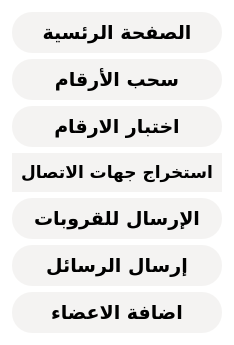
        <widget class="QFrame" name="frame_2">
         <property name="sizePolicy">
          <sizepolicy hsizetype="Expanding" vsizetype="Expanding">
           <horstretch>0</horstretch>
           <verstretch>0</verstretch>
          </sizepolicy>
         </property>
         <property name="maximumSize">
          <size>
           <width>300</width>
           <height>16777215</height>
          </size>
         </property>
         <property name="styleSheet">
          <string notr="true">QFrame
{
background-color: qlineargradient(spread:pad, x1:0.085, y1:1, x2:1, y2:0, stop:0 rgba(0, 73, 255, 255), stop:1 rgba(86, 227, 255, 255));
background-color: rgb(255, 255, 255, 0);

}

QPushButton
{
background-color: rgb(244, 243, 242);
color: rgb(0, 0, 0);
border-radius: 20px;
    padding:9px;
}
QPushButton::hover
{
	background-color: rgb(114, 159, 207);
}

QPushButton:pressed
{
    color: black;
    background-color: #D1DBCB;
    padding-top: -15px;
    padding-bottom: -17px;
}
</string>
         </property>
         <property name="frameShape">
          <enum>QFrame::StyledPanel</enum>
         </property>
         <property name="frameShadow">
          <enum>QFrame::Raised</enum>
         </property>
         <layout class="QVBoxLayout" name="verticalLayout">
          <item>
           <widget class="QPushButton" name="pushButton_48">
            <property name="sizePolicy">
             <sizepolicy hsizetype="Expanding" vsizetype="Expanding">
              <horstretch>0</horstretch>
              <verstretch>0</verstretch>
             </sizepolicy>
            </property>
            <property name="maximumSize">
             <size>
              <width>16777215</width>
              <height>50</height>
             </size>
            </property>
            <property name="font">
             <font>
              <family>Almarai</family>
              <pointsize>14</pointsize>
              <weight>75</weight>
              <bold>true</bold>
             </font>
            </property>
            <property name="cursor">
             <cursorShape>PointingHandCursor</cursorShape>
            </property>
            <property name="text">
             <string>الصفحة الرئسية</string>
            </property>
            <property name="iconSize">
             <size>
              <width>200</width>
              <height>50</height>
             </size>
            </property>
           </widget>
          </item>
          <item>
           <widget class="QPushButton" name="pushButton_4">
            <property name="sizePolicy">
             <sizepolicy hsizetype="Expanding" vsizetype="Expanding">
              <horstretch>0</horstretch>
              <verstretch>0</verstretch>
             </sizepolicy>
            </property>
            <property name="maximumSize">
             <size>
              <width>16777215</width>
              <height>50</height>
             </size>
            </property>
            <property name="font">
             <font>
              <family>Almarai</family>
              <pointsize>14</pointsize>
              <weight>75</weight>
              <bold>true</bold>
             </font>
            </property>
            <property name="cursor">
             <cursorShape>PointingHandCursor</cursorShape>
            </property>
            <property name="text">
             <string>سحب الأرقام</string>
            </property>
            <property name="iconSize">
             <size>
              <width>200</width>
              <height>50</height>
             </size>
            </property>
           </widget>
          </item>
          <item>
           <widget class="QPushButton" name="pushButton">
            <property name="sizePolicy">
             <sizepolicy hsizetype="Expanding" vsizetype="Expanding">
              <horstretch>0</horstretch>
              <verstretch>0</verstretch>
             </sizepolicy>
            </property>
            <property name="maximumSize">
             <size>
              <width>16777215</width>
              <height>50</height>
             </size>
            </property>
            <property name="font">
             <font>
              <family>Almarai</family>
              <pointsize>14</pointsize>
              <weight>75</weight>
              <bold>true</bold>
             </font>
            </property>
            <property name="cursor">
             <cursorShape>PointingHandCursor</cursorShape>
            </property>
            <property name="text">
             <string>اختبار الارقام</string>
            </property>
           </widget>
          </item>
          <item>
           <widget class="QPushButton" name="pushButton_24">
            <property name="sizePolicy">
             <sizepolicy hsizetype="Expanding" vsizetype="Expanding">
              <horstretch>0</horstretch>
              <verstretch>0</verstretch>
             </sizepolicy>
            </property>
            <property name="maximumSize">
             <size>
              <width>16777215</width>
              <height>50</height>
             </size>
            </property>
            <property name="font">
             <font>
              <family>Almarai</family>
              <pointsize>13</pointsize>
              <weight>75</weight>
              <italic>false</italic>
              <bold>true</bold>
             </font>
            </property>
            <property name="cursor">
             <cursorShape>PointingHandCursor</cursorShape>
            </property>
            <property name="styleSheet">
             <string notr="true"/>
            </property>
            <property name="text">
             <string>استخراج جهات الاتصال</string>
            </property>
           </widget>
          </item>
          <item>
           <widget class="QPushButton" name="pushButton_2">
            <property name="sizePolicy">
             <sizepolicy hsizetype="Expanding" vsizetype="Expanding">
              <horstretch>0</horstretch>
              <verstretch>0</verstretch>
             </sizepolicy>
            </property>
            <property name="maximumSize">
             <size>
              <width>16777215</width>
              <height>50</height>
             </size>
            </property>
            <property name="font">
             <font>
              <family>Almarai</family>
              <pointsize>14</pointsize>
              <weight>75</weight>
              <bold>true</bold>
             </font>
            </property>
            <property name="cursor">
             <cursorShape>PointingHandCursor</cursorShape>
            </property>
            <property name="text">
             <string>الإرسال للقروبات</string>
            </property>
           </widget>
          </item>
          <item>
           <widget class="QPushButton" name="pushButton_3">
            <property name="sizePolicy">
             <sizepolicy hsizetype="Expanding" vsizetype="Expanding">
              <horstretch>0</horstretch>
              <verstretch>0</verstretch>
             </sizepolicy>
            </property>
            <property name="maximumSize">
             <size>
              <width>16777215</width>
              <height>50</height>
             </size>
            </property>
            <property name="font">
             <font>
              <family>Almarai</family>
              <pointsize>14</pointsize>
              <weight>75</weight>
              <bold>true</bold>
             </font>
            </property>
            <property name="cursor">
             <cursorShape>PointingHandCursor</cursorShape>
            </property>
            <property name="text">
             <string>إرسال الرسائل</string>
            </property>
           </widget>
          </item>
          <item>
           <widget class="QPushButton" name="pushButton_56">
            <property name="sizePolicy">
             <sizepolicy hsizetype="Expanding" vsizetype="Expanding">
              <horstretch>0</horstretch>
              <verstretch>0</verstretch>
             </sizepolicy>
            </property>
            <property name="maximumSize">
             <size>
              <width>16777215</width>
              <height>50</height>
             </size>
            </property>
            <property name="font">
             <font>
              <family>Almarai</family>
              <pointsize>14</pointsize>
              <weight>75</weight>
              <bold>true</bold>
             </font>
            </property>
            <property name="cursor">
             <cursorShape>PointingHandCursor</cursorShape>
            </property>
            <property name="text">
             <string>اضافة الاعضاء</string>
            </property>
           </widget>
          </item>
         </layout>
        </widget>
